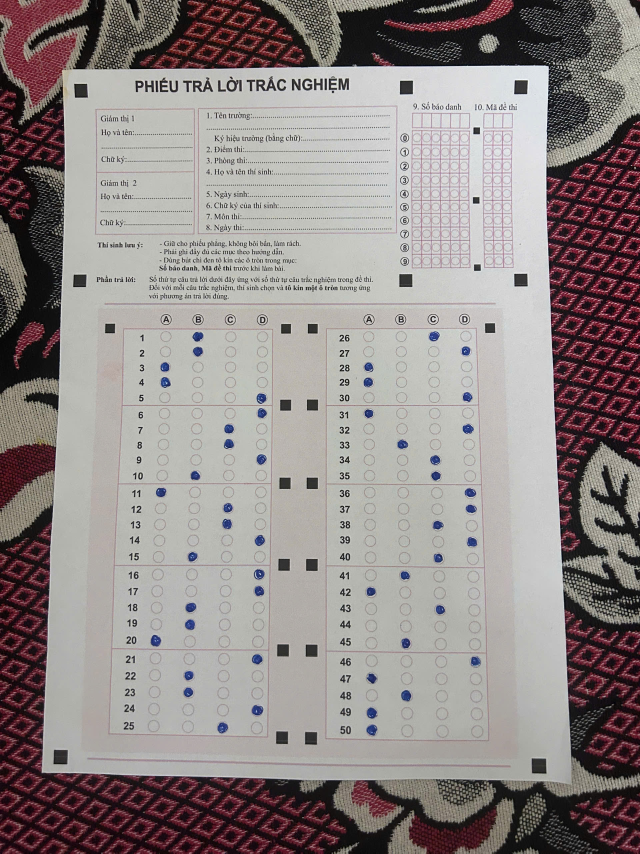
#> input picture Test_TGMT.jpg, 1920 x 2560 px (shown at 1/3 size)
$ python -i visualizer.py   (imports and definitions only)
#> lines starting #> are read from the running program, lines starting #| are printed output that depends on the picture; after the words box and inside, x2 and y2 are one past the last pixel; in counts of white or black regions, pixels touching at a corner belong together
#> further down, picture is the input picture: shape (2560, 1920, 3); mean B, G, R 135.9, 137.2, 145.3
"""
Module: visualizer.py
Vẽ kết quả chấm lên ảnh FormTHPT50 đã nắn phẳng.
- Câu đúng: Khoanh viền XANH LÁ kèm tick
- Câu sai: Khoanh viền ĐỎ kèm gạch chéo
- Câu bỏ trống: Khoanh viền VÀNG vào đáp án chuẩn của đề
- Tô nhiều ô: Khoanh viền ĐỎ tất cả các ô đã chọn và khoanh VÀNG vào đáp án chuẩn
- Banner điểm số to rõ ràng trên đầu bài làm
"""

import os
import sys
import cv2
import numpy as np
from typing import Dict, Any, List, Optional, Tuple

PROJECT_ROOT = os.path.dirname(os.path.dirname(os.path.abspath(__file__)))
if PROJECT_ROOT not in sys.path:
    sys.path.insert(0, PROJECT_ROOT)

from core.omr_extractor import ACTIVE_LAYOUT, get_question_coords

COLOR_CORRECT = (0, 180, 0)      # Xanh lá
COLOR_WRONG = (0, 0, 220)        # Đỏ
COLOR_KEY = (0, 200, 240)        # Vàng (đáp án chuẩn)
COLOR_BLANK = (0, 140, 255)      # Cam
COLOR_BANNER_BG = (255, 255, 255)
COLOR_BANNER_BORDER = (0, 0, 160)

OPT_MAP = {'A': 0, 'B': 1, 'C': 2, 'D': 3}


# [56 lines left out: function _locate_bubble_circle, not called in this run]


def remove_grading_overlay(image: np.ndarray) -> np.ndarray:
    """Remove saturated grading colors before a previously annotated sheet is rescanned."""
    hsv = cv2.cvtColor(image, cv2.COLOR_BGR2HSV)
#> hsv: shape (2560, 1920, 3); mean H, S, V 55.1, 38, 146.5
    overlay_mask = np.zeros(hsv.shape[:2], dtype=np.uint8)
    color_ranges = (
        ((0, 100, 60), (10, 255, 255)),
        ((170, 100, 60), (179, 255, 255)),
        ((15, 80, 70), (40, 255, 255)),
        ((45, 80, 60), (85, 255, 255)),
    )
    for lower, upper in color_ranges:
        overlay_mask = cv2.bitwise_or(
            overlay_mask,
            cv2.inRange(hsv, np.array(lower, dtype=np.uint8), np.array(upper, dtype=np.uint8)),
        )
#> this loop made 4 passes
#> pass 1, in remove_grading_overlay, `overlay_mask = cv2.bitwise_or( overlay_mask, cv2.inRange(hsv, np.array..`:
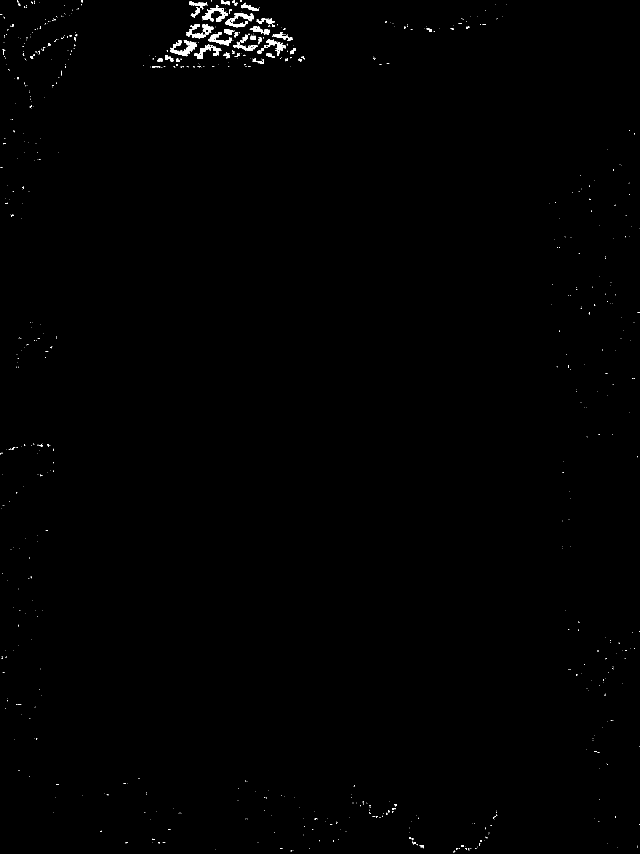
#> overlay_mask: shape (2560, 1920) (shown at 1/3 size); 0.35% white; 780 white regions (709 under 20 px), largest, box (x1, y1, x2, y2) and area: (512, 120, 591, 169) 1366, (675, 40, 760, 83) 1216, (584, 133, 664, 176) 947
#> pass 2, in remove_grading_overlay, `overlay_mask = cv2.bitwise_or( overlay_mask, cv2.inRange(hsv, np.array..`:
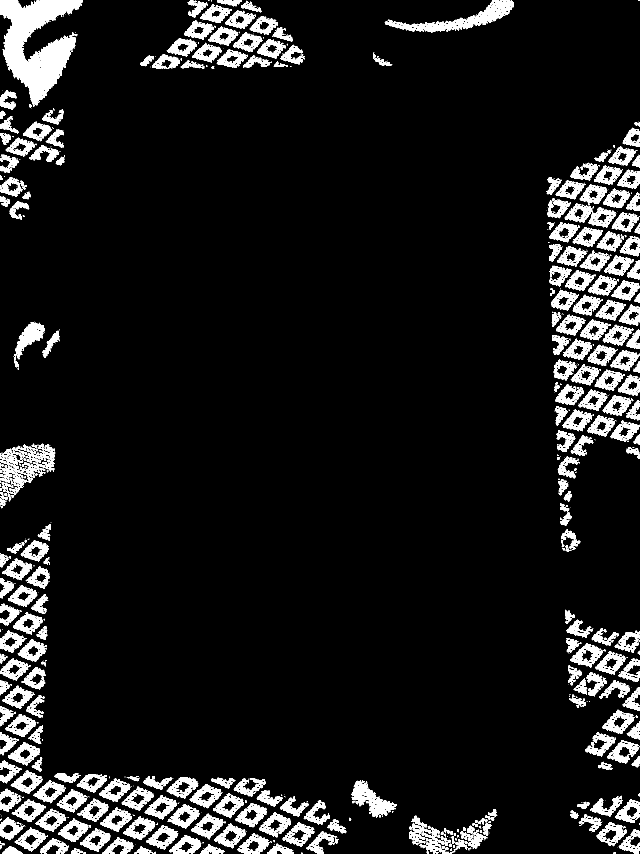
#> overlay_mask: shape (2560, 1920) (shown at 1/3 size); 8.3% white; 1118 white regions (672 under 20 px), largest, box (x1, y1, x2, y2) and area: (0, 0, 248, 316) 37780, (1154, 0, 1542, 99) 9450, (1054, 2341, 1191, 2453) 5414

    if cv2.countNonZero(overlay_mask) == 0:
        return image.copy()

    overlay_mask = cv2.dilate(
        overlay_mask,
        cv2.getStructuringElement(cv2.MORPH_ELLIPSE, (3, 3)),
    )
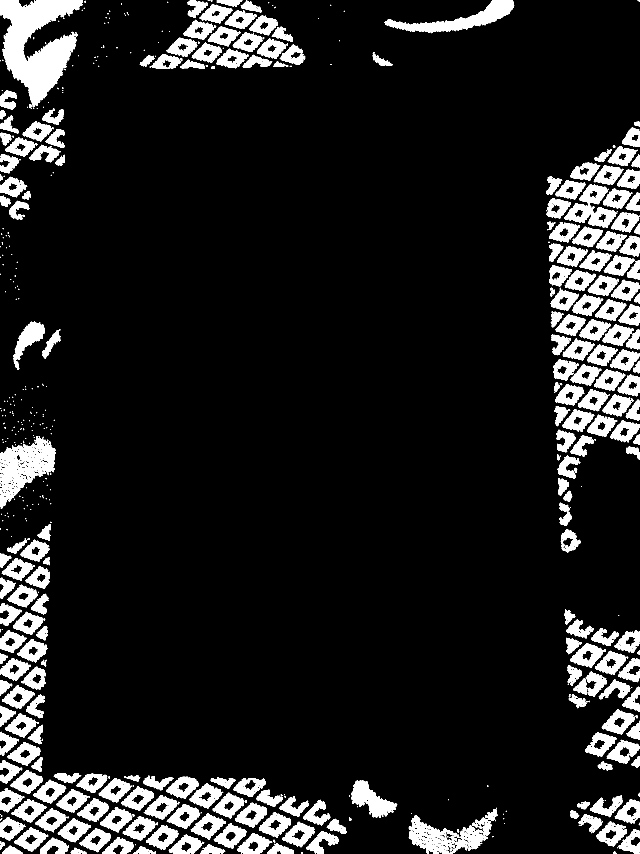
#> overlay_mask: shape (2560, 1920) (shown at 1/3 size); 10.7% white; 591 white regions (301 under 20 px), largest, box (x1, y1, x2, y2) and area: (0, 0, 249, 322) 41161, (0, 1308, 167, 1506) 14328, (1153, 0, 1543, 100) 11868
    return cv2.inpaint(image, overlay_mask, 4, cv2.INPAINT_TELEA)
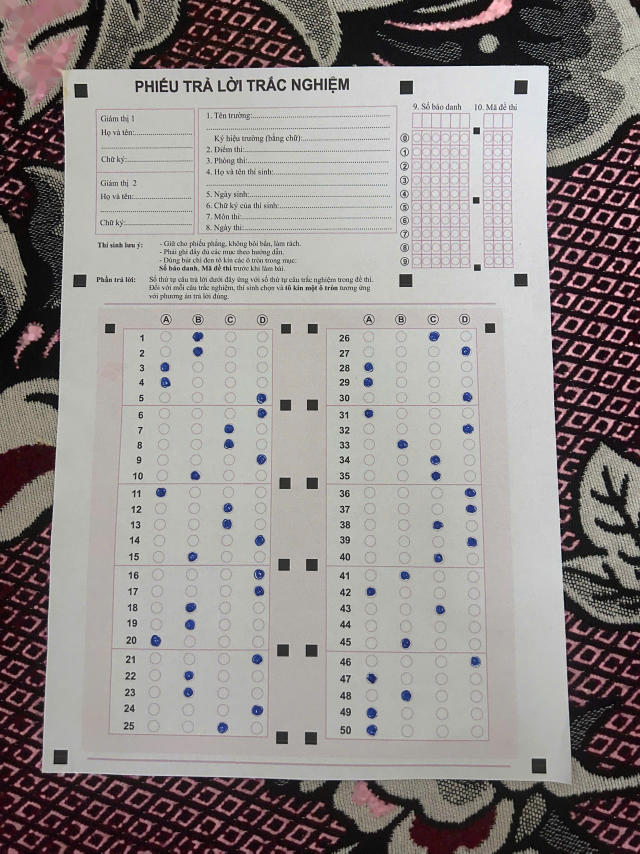
#> returned value: shape (2560, 1920, 3) (shown at 1/3 size); mean of channels 0, 1, 2 138.2, 139.9, 145.8; drawn as B, G, R


# [163 lines left out: function draw_grading_overlay, not called in this run]

>>> import cv2
>>> picture = cv2.imread('../Test_TGMT.jpg')
>>> result = remove_grading_overlay(picture)

$ run again, on 1793866474944_1934136913955013516_g758369666615673565_85041c3ab259edfe4da0cf5074ce6c37.jpg
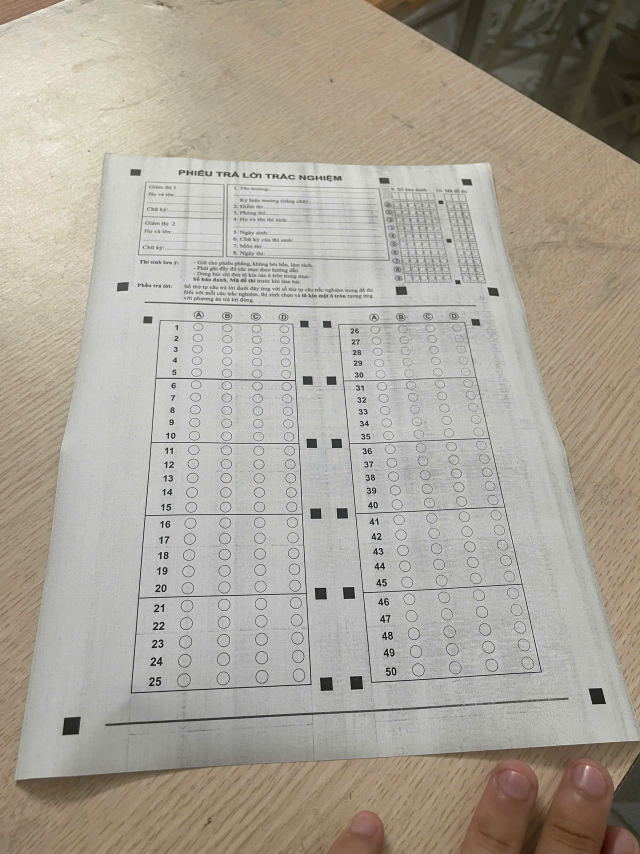
#> input picture 1793866474944_1934136913955013516_g758369666615673565_85041c3ab259edfe4da0cf5074ce6c37.jpg, 1920 x 2560 px (shown at 1/3 size)
#> picture is the input picture: shape (2560, 1920, 3); mean B, G, R 153.4, 164.4, 171
#> hsv: shape (2560, 1920, 3); mean H, S, V 17.9, 30.4, 171.3
#> the loop in remove_grading_overlay, `for lower, upper in color_ranges:` made 4 passes
#> pass 1, in remove_grading_overlay, `overlay_mask = cv2.bitwise_or( overlay_mask, cv2.inRange(hsv, np.array..`:
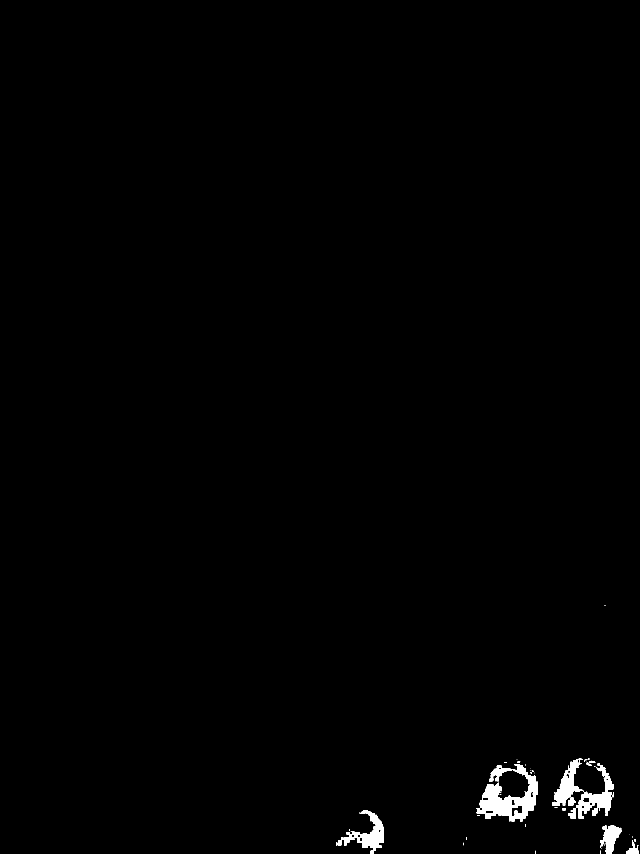
#> overlay_mask: shape (2560, 1920) (shown at 1/3 size); 0.7% white; 65 white regions (46 under 20 px), largest, box (x1, y1, x2, y2) and area: (1430, 2292, 1614, 2464) 13411, (1704, 2289, 1840, 2456) 6299, (1032, 2432, 1152, 2560) 5326
#> in remove_grading_overlay, `overlay_mask = cv2.dilate( overlay_mask, cv2.getStructuringElement(cv2..`:
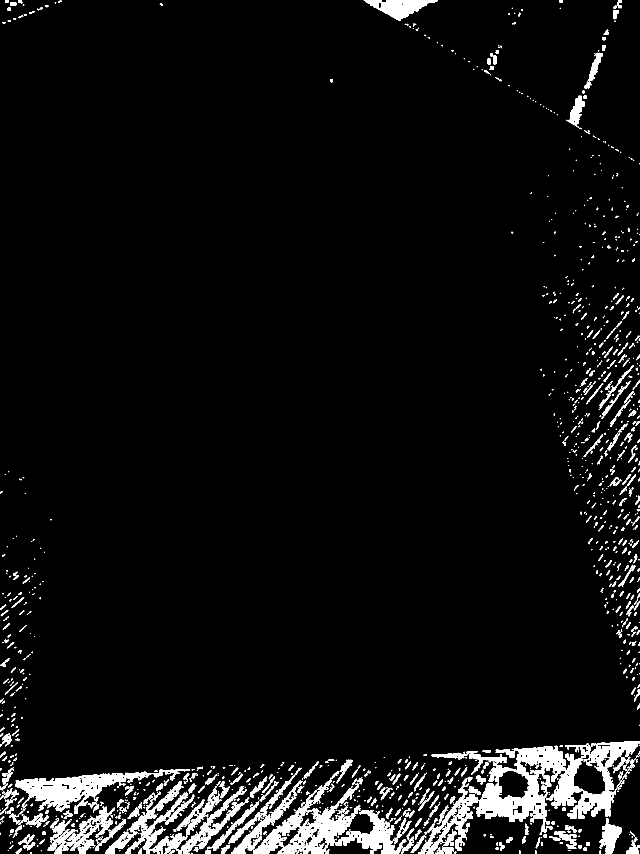
#> overlay_mask: shape (2560, 1920) (shown at 1/3 size); 4.8% white; 1592 white regions (866 under 20 px), largest, box (x1, y1, x2, y2) and area: (1429, 2223, 1920, 2505) 47331, (45, 2307, 569, 2441) 19932, (759, 2355, 1081, 2560) 19480

$ run again, on 1793866474962_1934136913955013516_g758369666615673565_fcad7a4dca37a09eedc46310418777b1.jpg
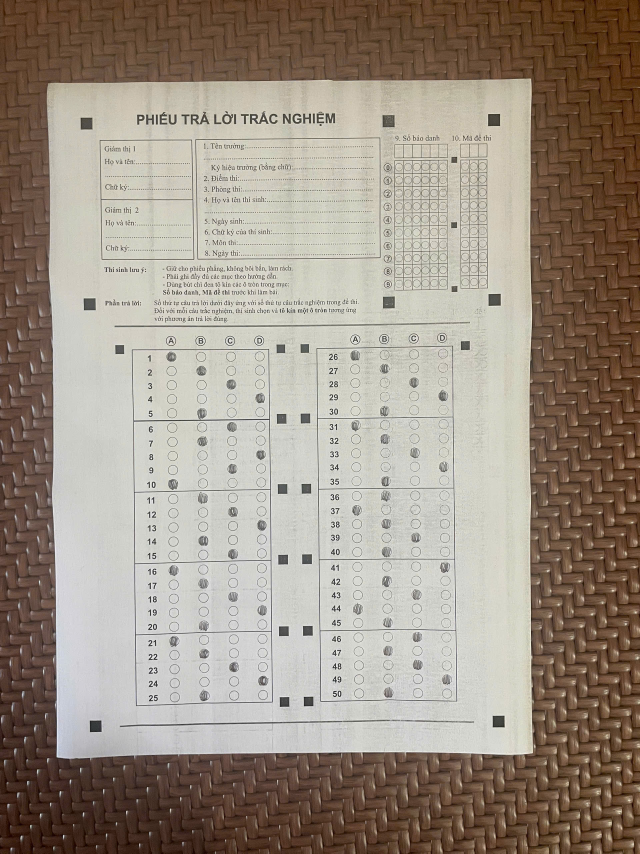
#> input picture 1793866474962_1934136913955013516_g758369666615673565_fcad7a4dca37a09eedc46310418777b1.jpg, 1920 x 2560 px (shown at 1/3 size)
#> picture is the input picture: shape (2560, 1920, 3); mean B, G, R 133.5, 146.2, 157.6
#> hsv: shape (2560, 1920, 3); mean H, S, V 21.7, 58.8, 157.9
#> the loop in remove_grading_overlay, `for lower, upper in color_ranges:` made 4 passes
#> pass 1, in remove_grading_overlay, `overlay_mask = cv2.bitwise_or( overlay_mask, cv2.inRange(hsv, np.array..`:
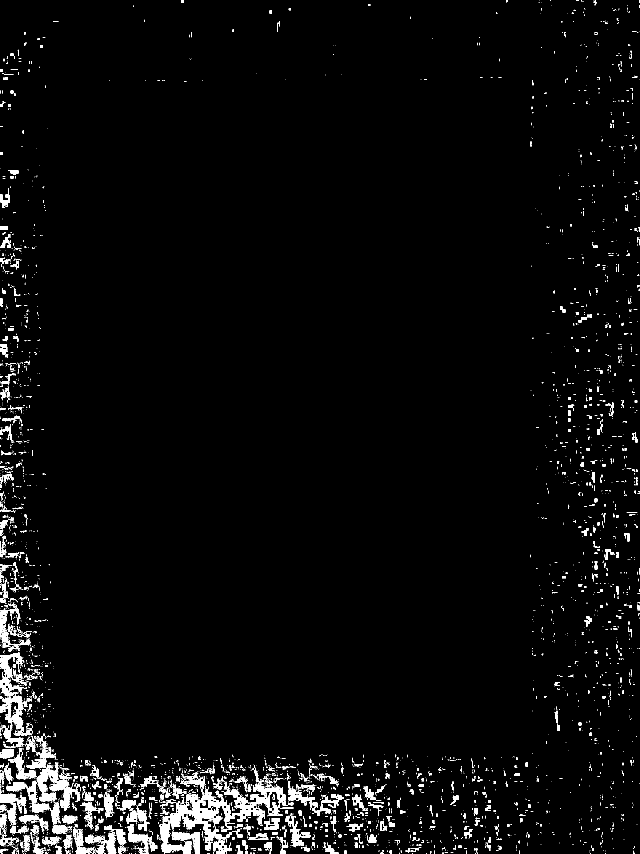
#> overlay_mask: shape (2560, 1920) (shown at 1/3 size); 2.9% white; 4591 white regions (3930 under 20 px), largest, box (x1, y1, x2, y2) and area: (478, 2332, 864, 2560) 21970, (80, 2275, 241, 2432) 6704, (0, 2081, 96, 2242) 4533
#> in remove_grading_overlay, `overlay_mask = cv2.dilate( overlay_mask, cv2.getStructuringElement(cv2..`:
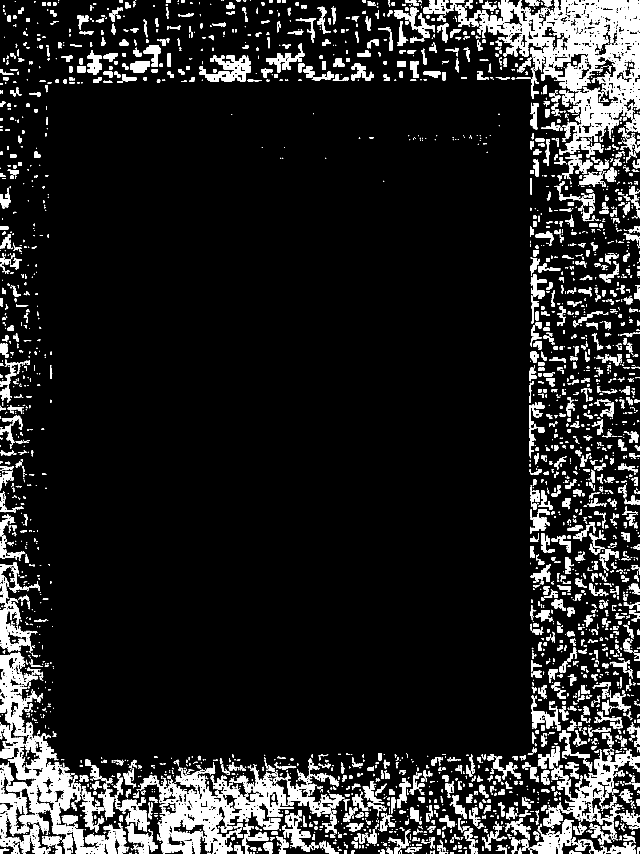
#> overlay_mask: shape (2560, 1920) (shown at 1/3 size); 11.1% white; 3924 white regions (1755 under 20 px), largest, box (x1, y1, x2, y2) and area: (1519, 0, 1920, 329) 58030, (477, 2294, 881, 2560) 39828, (18, 2200, 380, 2560) 29378

$ run again, on 1793866474987_1934136913955013516_g758369666615673565_fefc9ccc42d59d7587c111ec0aa4041e.jpg
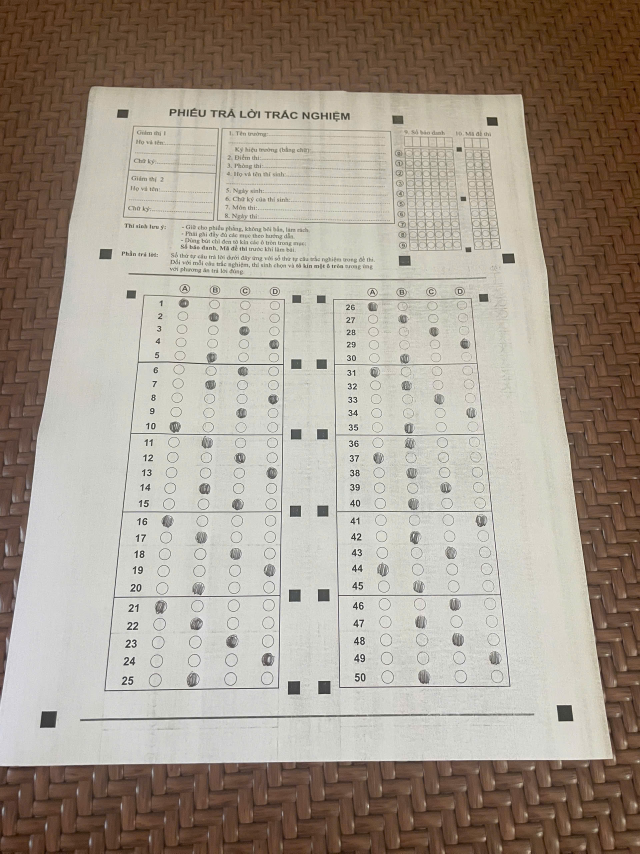
#> input picture 1793866474987_1934136913955013516_g758369666615673565_fefc9ccc42d59d7587c111ec0aa4041e.jpg, 1920 x 2560 px (shown at 1/3 size)
#> picture is the input picture: shape (2560, 1920, 3); mean B, G, R 141, 153.6, 164
#> hsv: shape (2560, 1920, 3); mean H, S, V 22.9, 53.6, 164.3
#> the loop in remove_grading_overlay, `for lower, upper in color_ranges:` made 4 passes
#> pass 1, in remove_grading_overlay, `overlay_mask = cv2.bitwise_or( overlay_mask, cv2.inRange(hsv, np.array..`:
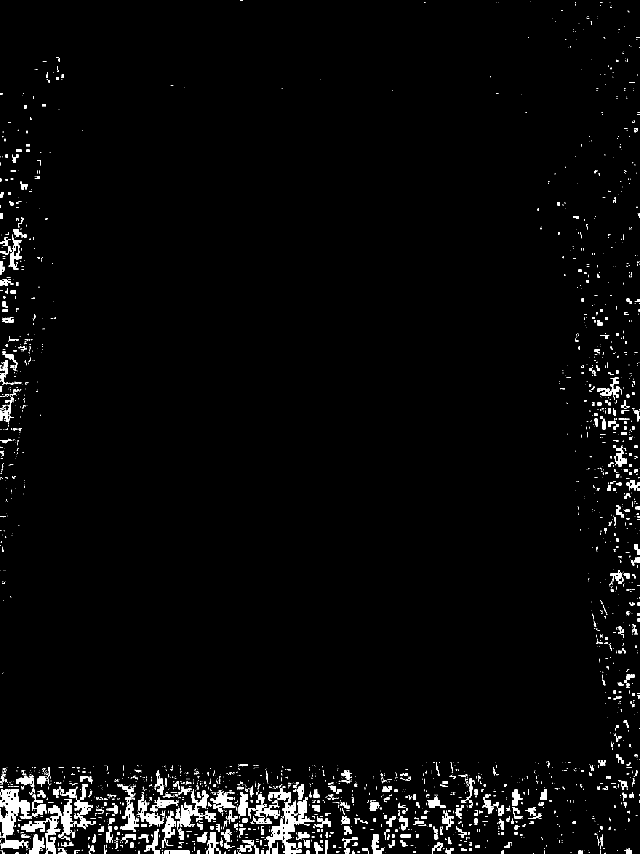
#> overlay_mask: shape (2560, 1920) (shown at 1/3 size); 2.4% white; 2571 white regions (1943 under 20 px), largest, box (x1, y1, x2, y2) and area: (0, 2368, 140, 2547) 7956, (798, 2368, 944, 2560) 7931, (64, 2398, 220, 2560) 6417
#> in remove_grading_overlay, `overlay_mask = cv2.dilate( overlay_mask, cv2.getStructuringElement(cv2..`:
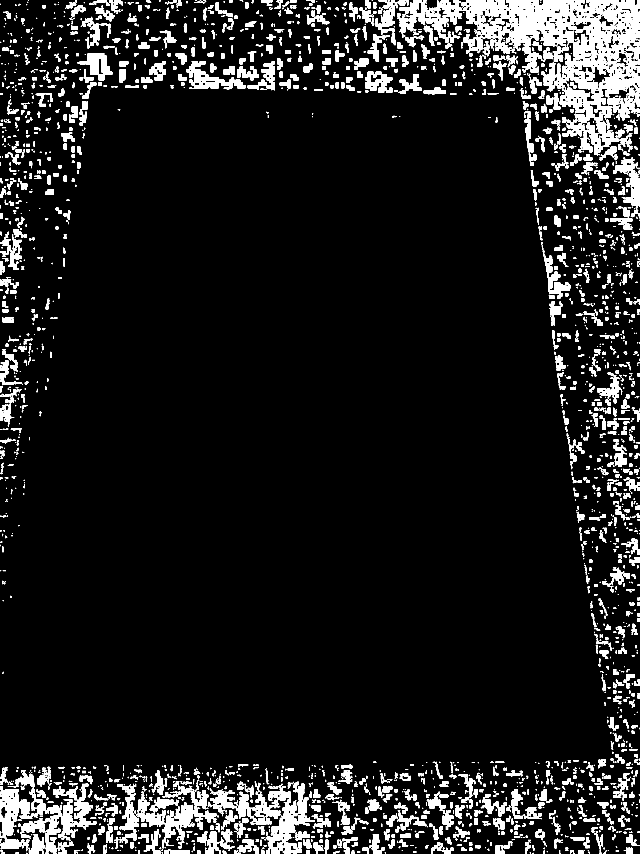
#> overlay_mask: shape (2560, 1920) (shown at 1/3 size); 9% white; 2942 white regions (1187 under 20 px), largest, box (x1, y1, x2, y2) and area: (1383, 0, 1920, 467) 94252, (631, 2351, 945, 2560) 18910, (63, 2351, 289, 2560) 12861
